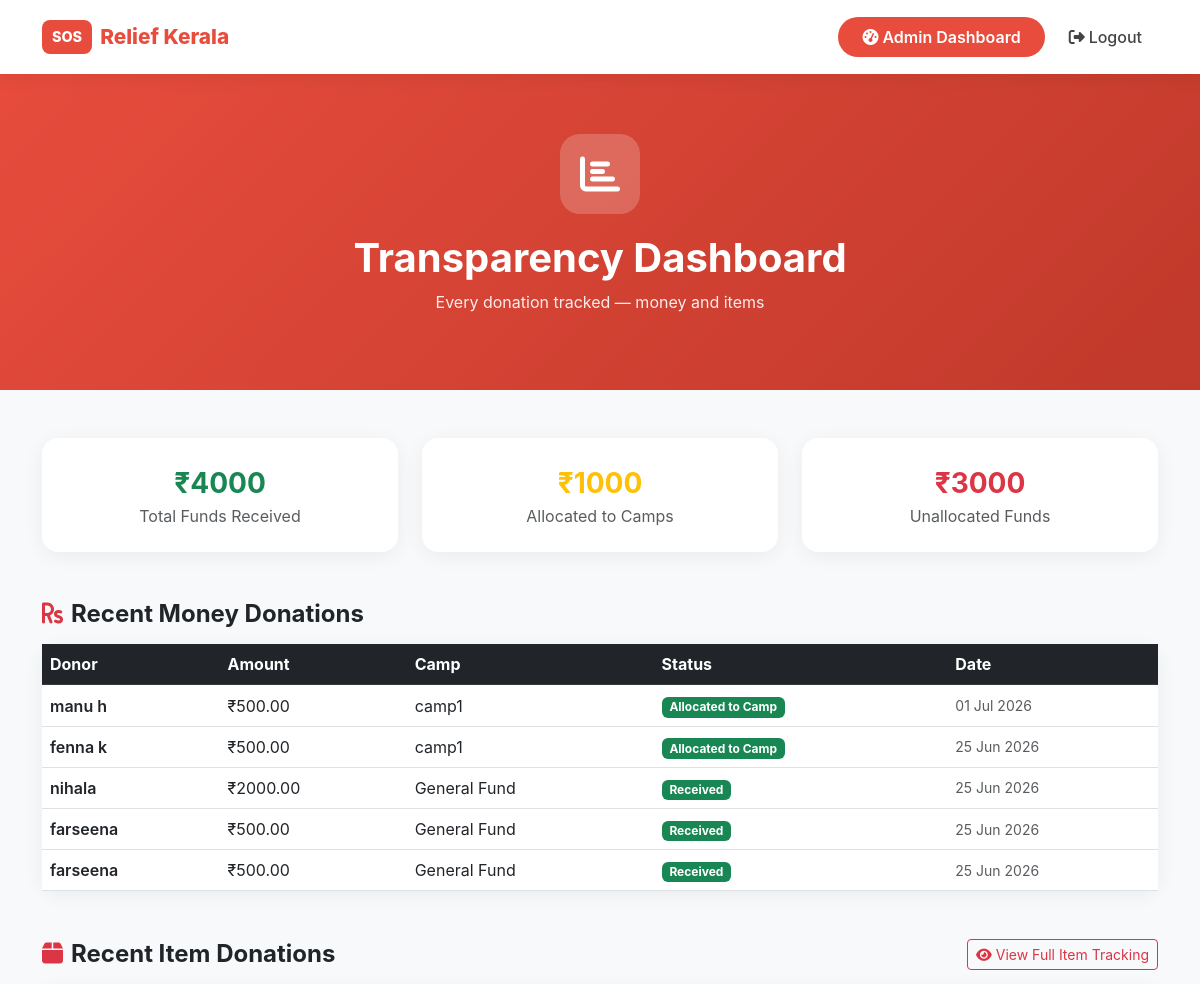
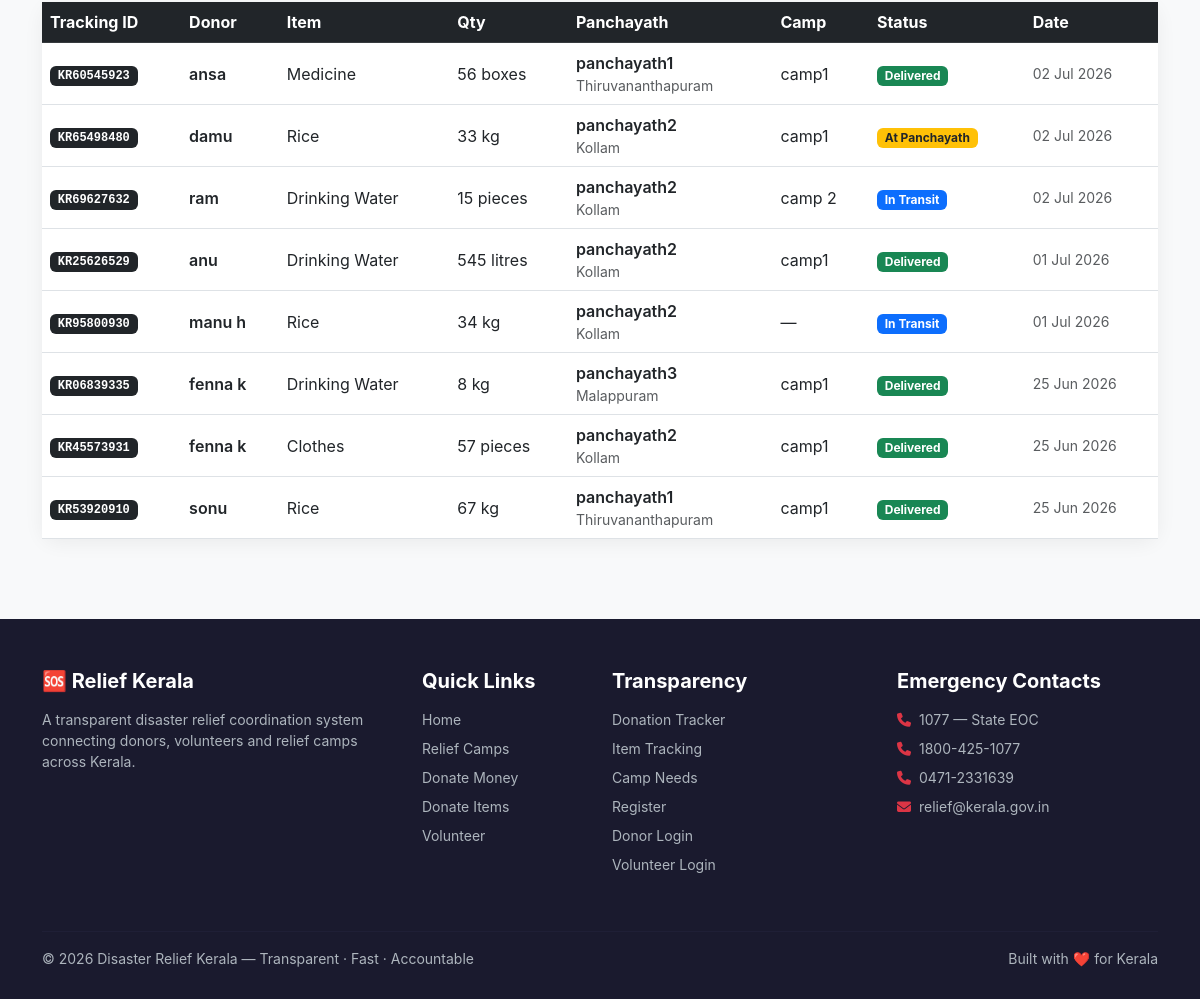
Page /dashboard/ (signed in) on the committed database (2 pictures, top to bottom).
### donations/models.py (models this page shows, shortened)
class MoneyDonation(models.Model):
    STATUS_CHOICES = [
        ('received', 'Received'),
        ('allocated', 'Allocated to Camp'),
        ('spent', 'Spent'),
    ]
    donor = models.ForeignKey(
        settings.AUTH_USER_MODEL,
        on_delete=models.SET_NULL,
        null=True, blank=True
    )
    donor_name = models.CharField(max_length=100)
    amount = models.DecimalField(max_digits=10, decimal_places=2)
    camp = models.ForeignKey(Camp, on_delete=models.SET_NULL, null=True, blank=True)
    purpose = models.CharField(max_length=200, blank=True)
    status = models.CharField(max_length=20, choices=STATUS_CHOICES, default='received')
    date = models.DateTimeField(auto_now_add=True)
    transaction_id = models.CharField(max_length=100, blank=True)

class ItemDonation(models.Model):
    donor = models.ForeignKey(
        settings.AUTH_USER_MODEL,
        on_delete=models.SET_NULL,
        null=True, blank=True
    )
    donor_name    = models.CharField(max_length=100)
    donor_phone   = models.CharField(max_length=15)
    item_name     = models.CharField(max_length=200)
    quantity      = models.PositiveIntegerField(default=1)
    unit          = models.CharField(max_length=50, blank=True)
    camp          = models.ForeignKey(Camp, on_delete=models.SET_NULL, null=True, blank=True)
    created_at    = models.DateTimeField(auto_now_add=True)
    delivery_status    = models.CharField(max_length=20, choices=DELIVERY_STATUS_CHOICES, default='registered')
    panchayath_name    = models.CharField(max_length=150, blank=True)
    panchayath_address = models.TextField(blank=True)
    dispatched_by      = models.CharField(max_length=150, blank=True)
    dispatched_at      = models.DateTimeField(null=True, blank=True)
    received_by        = models.CharField(max_length=150, blank=True)
    received_at        = models.DateTimeField(null=True, blank=True)
    delivery_notes     = models.TextField(blank=True)
    tracking_id        = models.CharField(max_length=20, blank=True)
    panchayath = models.ForeignKey(
        'accounts.CustomUser',
        on_delete=models.SET_NULL,
        null=True, blank=True,
        limit_choices_to={'role': 'panchayath_staff'},
        related_name='assigned_donations',
    )

### camps/models.py (models this page shows, shortened)
class Camp(models.Model):
    STATUS_CHOICES = [
        ('pending',  'Pending'),
        ('verified', 'Verified'),
        ('approved', 'Approved'),
    ]
    name           = models.CharField(max_length=200)
    location       = models.CharField(max_length=300)
    district       = models.CharField(max_length=100, choices=KERALA_DISTRICTS, default='Kozhikode')
    people_count   = models.PositiveIntegerField(default=0)
    contact_person = models.CharField(max_length=100)
    contact_phone  = models.CharField(max_length=10)
    status         = models.CharField(max_length=20, choices=STATUS_CHOICES, default='pending')
    created_by = models.ForeignKey(
        settings.AUTH_USER_MODEL,
        on_delete=models.SET_NULL,
        null=True, blank=True,
        related_name='created_camps'
    )
    panchayath = models.ForeignKey(
        'accounts.CustomUser',
        on_delete=models.SET_NULL,
        null=True, blank=True,
        limit_choices_to={'role': 'panchayath_staff'},
        related_name='managed_camps',
        help_text='Panchayath officer responsible for verifying needs at this camp',
    )
    is_active  = models.BooleanField(default=True)
    created_at = models.DateTimeField(auto_now_add=True)
    updated_at = models.DateTimeField(auto_now=True)

### accounts/models.py (models this page shows, shortened)
class CustomUser(AbstractUser):
    ROLE_CHOICES = [
        ('donor',              'Donor'),
        ('volunteer',          'Volunteer'),
        ('admin',              'Admin'),
        ('panchayath_staff',   'Panchayath Officer'),
        ('field_officer',      'Field Officer'),
        ('district_officer',   'District Officer'),
        ('camp_head',          'Camp Head'),
    ]
    role           = models.CharField(max_length=20, choices=ROLE_CHOICES, default='donor')
    phone          = models.CharField(max_length=15, blank=True)
    panchayath_name = models.CharField(max_length=200, blank=True)
    district        = models.CharField(max_length=50, choices=KERALA_DISTRICTS, blank=True)
    office_address  = models.TextField(blank=True)
    contact_person  = models.CharField(max_length=100, blank=True)
    camp = models.ForeignKey(
        'camps.Camp',
        on_delete=models.SET_NULL,
        null=True, blank=True,
        related_name='camp_heads'
    )
    employee_id = models.CharField(max_length=50, blank=True)
    id_proof    = models.FileField(upload_to='id_proofs/', blank=True, null=True)
    is_approved = models.BooleanField(default=True)
    approved_by_panchayath    = models.BooleanField(default=False)
    approved_by_field_officer = models.BooleanField(default=False)

### transparency/views.py (the view)
# urls.py: path('dashboard/', views.dashboard, name='dashboard'),
def dashboard(request):
    money_donations = MoneyDonation.objects.order_by('-date')[:20]
    item_donations  = ItemDonation.objects.order_by('-created_at')[:20]
    total_money = MoneyDonation.objects.aggregate(Sum('amount'))['amount__sum'] or 0
    allocated = MoneyDonation.objects.filter(
        status__in=['allocated', 'spent']
    ).aggregate(Sum('amount'))['amount__sum'] or 0
    camps = Camp.objects.filter(is_active=True, status='approved').prefetch_related('needs')
    context = {
        'money_donations': money_donations,
        'item_donations':  item_donations,
        'total_money':     total_money,
        'allocated':       allocated,
        'unallocated':     total_money - allocated,
        'camps':           camps,
    }
    return render(request, 'transparency/dashboard.html', context)

### templates/transparency/dashboard.html (shortened to what this page needs)
{% extends 'base.html' %}
{% block content %}
<div style="background:linear-gradient(135deg,#e74c3c,#c0392b);padding:60px 0">
  <div class="container text-center text-white">
    <div style="background:rgba(255,255,255,0.2);width:80px;height:80px;border-radius:20px;display:flex;align-items:center;justify-content:center;margin:0 auto 20px">
      <i class="fas fa-chart-bar" style="font-size:2.5rem"></i>
    </div>
    <h1 class="fw-bold">Transparency Dashboard</h1>
    <p style="opacity:0.9">Every donation tracked — money and items</p>
  </div>
</div>
<div class="container mt-5 mb-5">
  <div class="row g-4 mb-5">
    <div class="col-md-4">
      <div class="card p-4 text-center border-0 shadow-sm">
        <div class="fs-3 fw-bold text-success">₹{{ total_money }}</div>
        <p class="text-muted mb-0">Total Funds Received</p>
      </div>
    </div>
    <div class="col-md-4">
      <div class="card p-4 text-center border-0 shadow-sm">
        <div class="fs-3 fw-bold text-warning">₹{{ allocated }}</div>
        <p class="text-muted mb-0">Allocated to Camps</p>
      </div>
    </div>
    <div class="col-md-4">
      <div class="card p-4 text-center border-0 shadow-sm">
        <div class="fs-3 fw-bold text-danger">₹{{ unallocated }}</div>
        <p class="text-muted mb-0">Unallocated Funds</p>
      </div>
    </div>
  </div>
  <h4 class="fw-bold mb-3">
    <i class="fas fa-rupee-sign me-2 text-danger"></i>Recent Money Donations
  </h4>
  <div class="card border-0 shadow-sm mb-5">
    <div class="table-responsive">
      <table class="table table-hover mb-0 align-middle">
        <thead class="table-dark">
          <tr>
            <th>Donor</th>
            <th>Amount</th>
            <th>Camp</th>
            <th>Status</th>
            <th>Date</th>
          </tr>
        </thead>
        <tbody>
          {% for d in money_donations %}
          <tr>
            <td class="fw-semibold">{{ d.donor_name }}</td>
            <td>₹{{ d.amount }}</td>
            <td>{{ d.camp.name|default:"General Fund" }}</td>
            <td>
              <span class="badge bg-success">{{ d.get_status_display }}</span>
            </td>
            <td class="text-muted small">{{ d.date|date:"d M Y" }}</td>
          </tr>
          {% empty %}
          <tr>
            <td colspan="5" class="text-center text-muted py-4">No donations yet</td>
          </tr>
          {% endfor %}
        </tbody>
      </table>
    </div>
  </div>
  <div class="d-flex justify-content-between align-items-center mb-3">
    <h4 class="fw-bold mb-0">
      <i class="fas fa-box me-2 text-danger"></i>Recent Item Donations
    </h4>
    <a href="{% url 'item_transparency' %}" class="btn btn-outline-danger btn-sm">
      <i class="fas fa-eye me-1"></i>View Full Item Tracking
    </a>
  </div>
  <div class="card border-0 shadow-sm">
    <div class="table-responsive">
      <table class="table table-hover mb-0 align-middle">
        <thead class="table-dark">
          <tr>
            <th>Tracking ID</th>
            <th>Donor</th>
            <th>Item</th>
            <th>Qty</th>
            <th>Panchayath</th>
            <th>Camp</th>
            <th>Status</th>
            <th>Date</th>
          </tr>
        </thead>
        <tbody>
          {% for d in item_donations %}
          <tr>
            <td>
              <a href="{% url 'track_donation' d.tracking_id %}"
                 class="badge bg-dark font-monospace text-decoration-none">
                {{ d.tracking_id }}
              </a>
            </td>
            <td class="fw-semibold">{{ d.donor_name }}</td>
            <td>{{ d.item_name }}</td>
            <td>{{ d.quantity }} {{ d.unit }}</td>
            <td>
              {% if d.panchayath %}
                <div class="fw-semibold">{{ d.panchayath.panchayath_name }}</div>
                <div class="text-muted small">{{ d.panchayath.district }}</div>
              {% else %}
                <span class="text-muted">—</span>
              {% endif %}
            </td>
            <td>{{ d.camp.name|default:"—" }}</td>
            <td>
              {% if d.delivery_status == 'registered' %}
                <span class="badge bg-secondary">Registered</span>
              {% elif d.delivery_status == 'at_panchayath' %}
                <span class="badge bg-warning text-dark">At Panchayath</span>
              {% elif d.delivery_status == 'in_transit' %}
                <span class="badge bg-primary">In Transit</span>
              {% elif d.delivery_status == 'at_camp' %}
                <span class="badge bg-info">At Camp</span>
              {% elif d.delivery_status == 'delivered' %}
                <span class="badge bg-success">Delivered</span>
              {% endif %}
            </td>
            <td class="text-muted small">{{ d.created_at|date:"d M Y" }}</td>
          </tr>
          {% empty %}
          <tr>
            <td colspan="8" class="text-center text-muted py-4">No item donations yet</td>
          </tr>
          {% endfor %}
        </tbody>
      </table>
    </div>
  </div>
</div>
{% endblock %}

### templates/base.html (style rules this page uses)
* { font-family: -apple-system, BlinkMacSystemFont, 'Segoe UI', Roboto, sans-serif; }
body { background: #f8f9fa; }
.card { border: none !important; border-radius: 16px !important; box-shadow: 0 4px 20px rgba(0,0,0,0.06) !important; transition: transform 0.3s, box-shadow 0.3s; }

### rows in the picture
MoneyDonation: donor_name "manu h", amount "500.00", camp.name "camp1", status "Allocated to Camp", date "01 Jul 2026"
MoneyDonation: donor_name "fenna k", amount "500.00", camp.name "camp1", status "Allocated to Camp", date "25 Jun 2026"
MoneyDonation: donor_name "nihala", amount "2000.00", camp.name "General Fund", status "Received", date "25 Jun 2026"
MoneyDonation: donor_name "farseena", amount "500.00", camp.name "General Fund", status "Received", date "25 Jun 2026"
MoneyDonation: donor_name "farseena", amount "500.00", camp.name "General Fund", status "Received", date "25 Jun 2026"
ItemDonation: tracking_id "KR60545923", donor_name "ansa", item_name "Medicine", quantity "56", unit "boxes", panchayath.panchayath_name "panchayath1", panchayath.district "Thiruvananthapuram", camp.name "camp1", delivery_status "Delivered", created_at "02 Jul 2026"
ItemDonation: tracking_id "KR65498480", donor_name "damu", item_name "Rice", quantity "33", unit "kg", panchayath.panchayath_name "panchayath2", panchayath.district "Kollam", camp.name "camp1", delivery_status "At Panchayath", created_at "02 Jul 2026"
ItemDonation: tracking_id "KR69627632", donor_name "ram", item_name "Drinking Water", quantity "15", unit "pieces", panchayath.panchayath_name "panchayath2", panchayath.district "Kollam", camp.name "camp 2", delivery_status "In Transit", created_at "02 Jul 2026"
ItemDonation: tracking_id "KR25626529", donor_name "anu", item_name "Drinking Water", quantity "545", unit "litres", panchayath.panchayath_name "panchayath2", panchayath.district "Kollam", camp.name "camp1", delivery_status "Delivered", created_at "01 Jul 2026"
ItemDonation: tracking_id "KR95800930", donor_name "manu h", item_name "Rice", quantity "34", unit "kg", panchayath.panchayath_name "panchayath2", panchayath.district "Kollam", camp.name "—", delivery_status "In Transit", created_at "01 Jul 2026"
ItemDonation: tracking_id "KR06839335", donor_name "fenna k", item_name "Drinking Water", quantity "8", unit "kg", panchayath.panchayath_name "panchayath3", panchayath.district "Malappuram", camp.name "camp1", delivery_status "Delivered", created_at "25 Jun 2026"
ItemDonation: tracking_id "KR45573931", donor_name "fenna k", item_name "Clothes", quantity "57", unit "pieces", panchayath.panchayath_name "panchayath2", panchayath.district "Kollam", camp.name "camp1", delivery_status "Delivered", created_at "25 Jun 2026"
ItemDonation: tracking_id "KR53920910", donor_name "sonu", item_name "Rice", quantity "67", unit "kg", panchayath.panchayath_name "panchayath1", panchayath.district "Thiruvananthapuram", camp.name "camp1", delivery_status "Delivered", created_at "25 Jun 2026"

### other values in the picture
{{ total_money }} "4000"
{{ allocated }} "1000"
{{ unallocated }} "3000"
